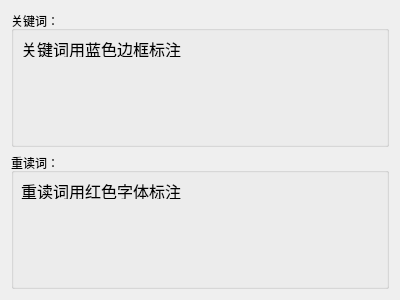
<?xml version="1.0" encoding="UTF-8"?>
<ui version="4.0">
 <class>DescDialog</class>
 <widget class="QDialog" name="DescDialog">
  <property name="geometry">
   <rect>
    <x>0</x>
    <y>0</y>
    <width>400</width>
    <height>300</height>
   </rect>
  </property>
  <property name="windowTitle">
   <string>Dialog</string>
  </property>
  <layout class="QGridLayout" name="gridLayout">
   <item row="0" column="0">
    <widget class="QGroupBox" name="groupBox">
     <property name="title">
      <string>关键词：</string>
     </property>
     <widget class="QLabel" name="label">
      <property name="geometry">
       <rect>
        <x>10</x>
        <y>30</y>
        <width>171</width>
        <height>16</height>
       </rect>
      </property>
      <property name="font">
       <font>
        <pointsize>12</pointsize>
       </font>
      </property>
      <property name="text">
       <string>关键词用蓝色边框标注</string>
      </property>
     </widget>
    </widget>
   </item>
   <item row="1" column="0">
    <widget class="QGroupBox" name="groupBox_2">
     <property name="title">
      <string>重读词：</string>
     </property>
     <widget class="QLabel" name="label_2">
      <property name="geometry">
       <rect>
        <x>10</x>
        <y>30</y>
        <width>181</width>
        <height>16</height>
       </rect>
      </property>
      <property name="font">
       <font>
        <pointsize>12</pointsize>
       </font>
      </property>
      <property name="text">
       <string>重读词用红色字体标注</string>
      </property>
     </widget>
    </widget>
   </item>
  </layout>
 </widget>
 <resources/>
 <connections/>
</ui>
